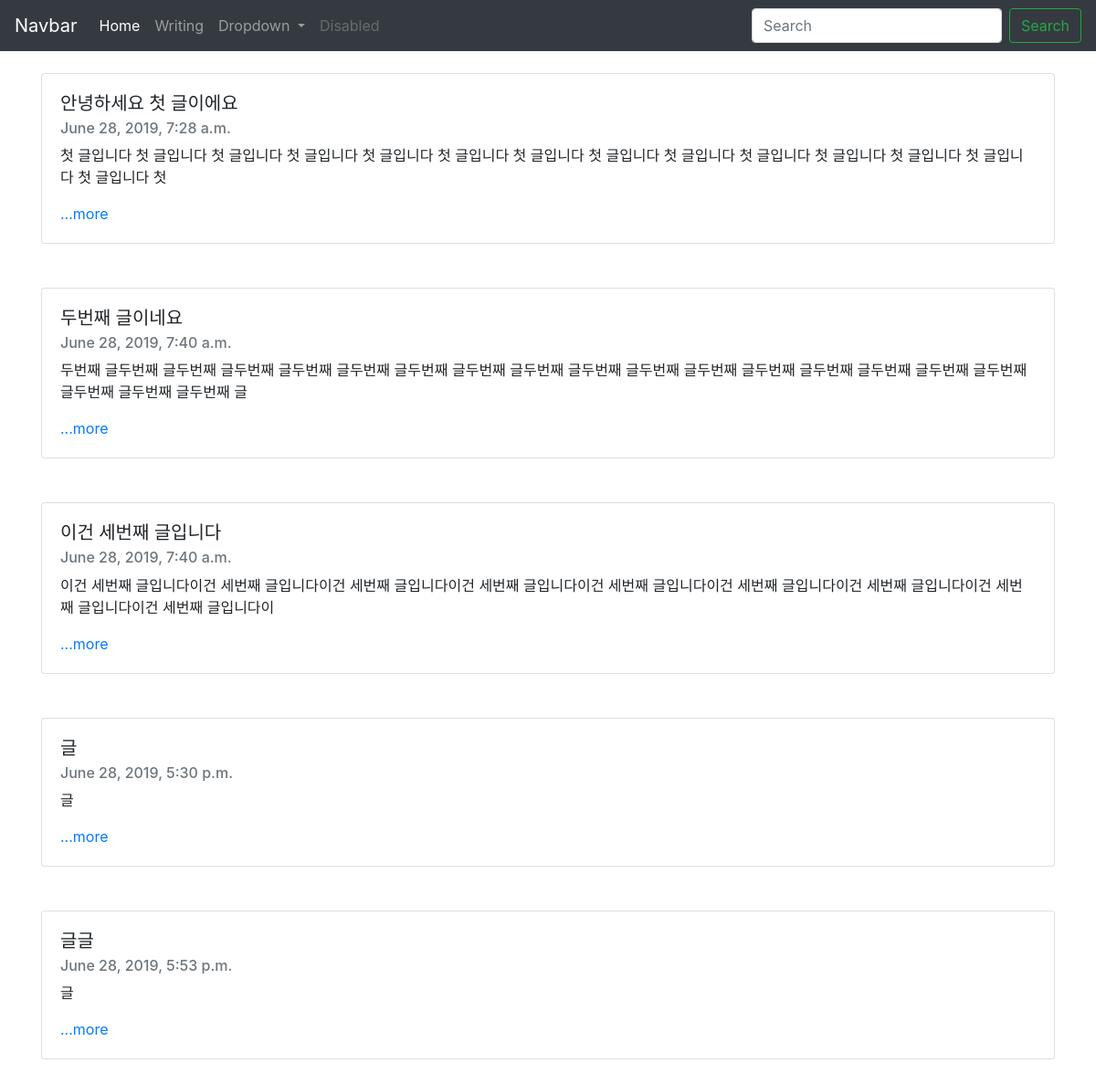
The page / on the database its author committed.
### blogapp/models.py (models this page shows, shortened)
class Blog(models.Model):
    title = models.CharField(max_length=200)
    pub_date = models.DateTimeField('date published')
    body = models.TextField()
    def summary(self):
        return self.body[:100]

### blogapp/views.py (the view)
# urls.py: path('', blogapp.views.home, name = "home"),
def home(request):
    blogs = Blog.objects #쿼리셋
    return render(request, 'home.html', {'blogs':blogs})

### blogapp/templates/home.html
{% extends 'base.html' %}
{% block contents %}
<body>
<div class="container">
<br>
{%for blog in blogs.all %}
<div class="card">
        <div class="card-body">
          <h5 class="card-title">{{blog.title}}</h5>
          <h6 class="card-subtitle mb-2 text-muted">{{blog.pub_date}}</h6>
          <p class="card-text">{{blog.summary}}</p>
          <a href="{% url 'detail' blog.id %}" class="card-link">...more</a>
        </div>
    </div>
<br><br>
{% endfor %}
</div>
</body>
{% endblock %}

### blogproject/templates/base.html (shortened to what this page needs)
<head>
        <link rel="stylesheet" href="https://stackpath.bootstrapcdn.com/bootstrap/4.3.1/css/bootstrap.min.css">
    </head>
    <body>
        <nav class="navbar navbar-expand-lg navbar-dark bg-dark">
      <a class="navbar-brand" href="#">Navbar</a>
      <div class="collapse navbar-collapse" id="navbarSupportedContent">
        <ul class="navbar-nav mr-auto">
          <li class="nav-item active">
            <a class="nav-link" href="#">Home <span class="sr-only">(current)</span></a>
          </li>
          <li class="nav-item">
            <a class="nav-link" href="{% url 'new' %}">Writing</a>
          </li>
          <li class="nav-item dropdown">
            <a class="nav-link dropdown-toggle" href="#" id="navbarDropdown" role="button" data-toggle="dropdown" aria-haspopup="true" aria-expanded="false">
              Dropdown
            </a>
          </li>
          <li class="nav-item">
            <a class="nav-link disabled" href="#" tabindex="-1" aria-disabled="true">Disabled</a>
          </li>
        </ul>
        <form class="form-inline my-2 my-lg-0">
          <input class="form-control mr-sm-2" type="search" placeholder="Search" aria-label="Search">
          <button class="btn btn-outline-success my-2 my-sm-0" type="submit">Search</button>
        </form>
      </div>
    </nav>
    {% block contents %}
    {% endblock %}
    </body>

### rows shown on the page
Blog: title "안녕하세요 첫 글이에요", pub_date "June 28, 2019, 7:28 a.m.", summary "첫 글입니다 첫 글입니다 첫 글입니다 첫 글입니다 첫 글입니다 첫 글입니다 첫 글입니다 첫 글입니다 첫 글입니다 첫 글입니다 첫 글입니다 첫 글입니다 첫 글입니다 첫 글입니다 첫"
Blog: title "두번째 글이네요", pub_date "June 28, 2019, 7:40 a.m.", summary "두번째 글두번째 글두번째 글두번째 글두번째 글두번째 글두번째 글두번째 글두번째 글두번째 글두번째 글두번째 글두번째 글두번째 글두번째 글두번째 글두번째 글두번째 글두번째 글두번째 글"
Blog: title "이건 세번째 글입니다", pub_date "June 28, 2019, 7:40 a.m.", summary "이건 세번째 글입니다이건 세번째 글입니다이건 세번째 글입니다이건 세번째 글입니다이건 세번째 글입니다이건 세번째 글입니다이건 세번째 글입니다이건 세번째 글입니다이건 세번째 글입니다이"
Blog: title "글", pub_date "June 28, 2019, 5:30 p.m.", summary "글"
Blog: title "글글", pub_date "June 28, 2019, 5:53 p.m.", summary "글"
